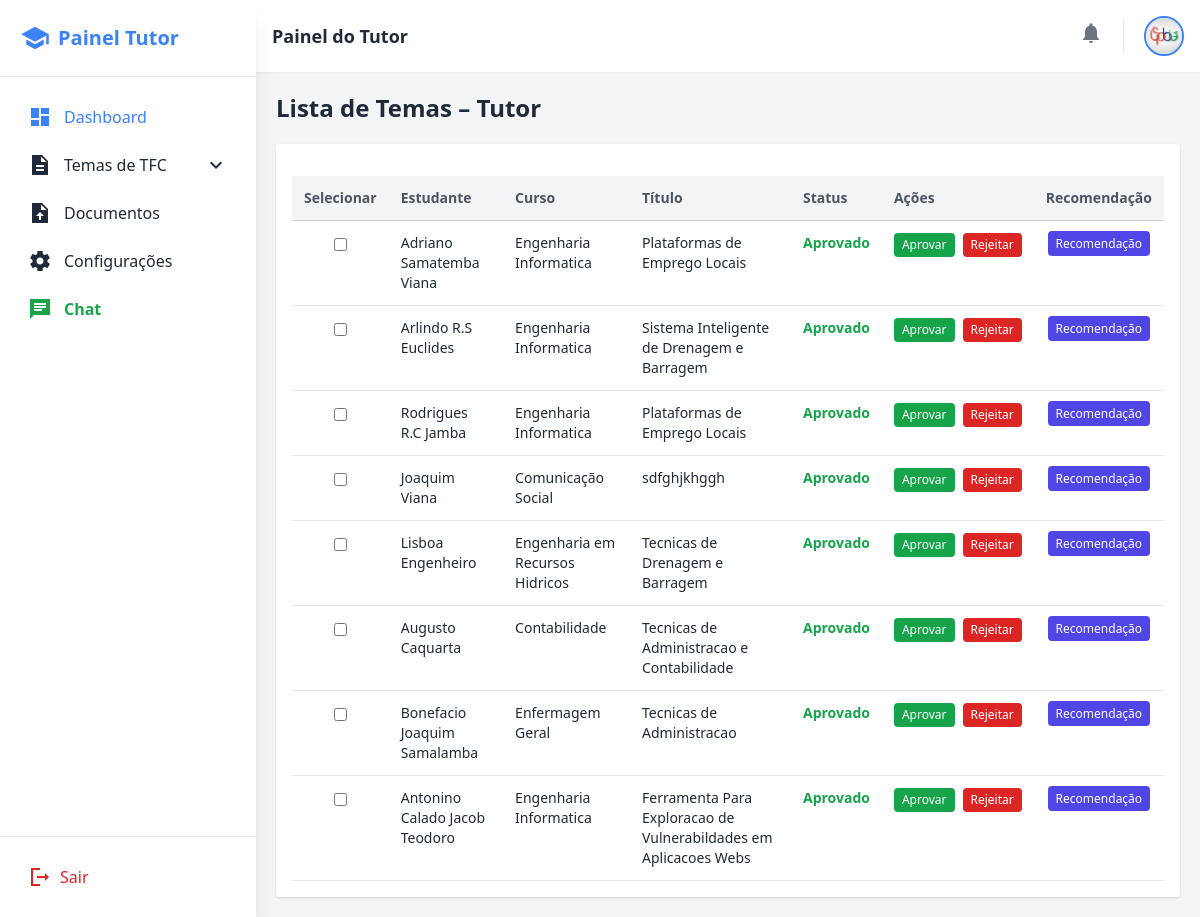
Page /dashboard_tutor/ (signed in) on the committed database.
### Coordenacao/models.py (models this page shows, shortened)
class Tema(models.Model):
    STATUS_TUTOR = (
        ('pendente', 'Pendente'),
        ('aprovado', 'Aprovado pelo tutor'),
        ('rejeitado', 'Rejeitado pelo tutor'),
    )
    STATUS_COORD = (
        ('pendente', 'Pendente'),
        ('aprovado', 'Aprovado pela coordenação'),
        ('rejeitado', 'Rejeitado pela coordenação'),
    )
    STATUS_FINAL = (
        ('pendente', 'Pendente'),
        ('aprovado', 'Aprovado'),
        ('rejeitado', 'Rejeitado'),
    )
    estudante = models.ForeignKey(
        Usuario,
        on_delete=models.CASCADE,
        related_name='temas',
        limit_choices_to={'perfil': 'estudante'}
    )
    titulo = models.CharField(max_length=200)
    descricao = models.TextField()
    resumo = models.FileField(upload_to='resumos/', blank=True, null=True)
    requerimento = models.FileField(upload_to='requer/', blank=True, null=True)
    tutor_indicado = models.ForeignKey(
        Usuario,
        on_delete=models.SET_NULL,
        blank=True,
        null=True,
        related_name='temas_orientados',
        limit_choices_to={'perfil': 'tutor'}
    )
    status_tutor = models.CharField(
        max_length=15,
        choices=STATUS_TUTOR,
        default='pendente'
    )
    status_coordenacao = models.CharField(
        max_length=20,
        choices=STATUS_COORD,
        default='pendente'
    )
    status_final = models.CharField(
        max_length=15,
        choices=STATUS_FINAL,
        default='pendente'
    )
    data_envio = models.DateTimeField(auto_now_add=True)
    data_atualizacao = models.DateTimeField(auto_now=True)

class Usuario(AbstractUser):
    TIPOS_USUARIO = (
        ("cordenacao", "cordenacao"),
        ("dac", "dac"),
        ("presidente", "professores"),
        ("estudante", "estudante"),
        ("area_cientifica", "area_cientifica"),
        ("tutor", "tutor"),
    )
    ESTADO_USUARIO = (
        ("activo", "activo"),
        ("desativado", "desativado"),
    )
    username = None
    email = models.EmailField(unique=True)
    nome = models.CharField(max_length=100)
    sobrenome = models.CharField(max_length=100)
    imagem = models.ImageField(
        upload_to="usuarios/",
        null=True,
        blank=True
    )
    perfil = models.CharField(
        max_length=20,
        choices=TIPOS_USUARIO,
    )
    estado_user = models.CharField(
        max_length=20,
        choices=ESTADO_USUARIO,
        default="desativado"
    )
    curso = models.ForeignKey(
        Curso, on_delete=models.SET_NULL, null=True, blank=True
    )
    depart = models.ForeignKey(
        Departamento, on_delete=models.SET_NULL, null=True, blank=True
    )
    telefone = models.CharField(max_length=9)
    USERNAME_FIELD = "email"
    REQUIRED_FIELDS = ["nome", "sobrenome"]
    objects = UsuarioManager()

class Curso(models.Model):
    nome = models.CharField(max_length=200)
    descricao = models.CharField(max_length=500)

### Coordenacao/views.py (the view)
# urls.py: path('dashboard_tutor/',views.dashboard_tutor, name='dashboard_tutor'),
@login_required
def dashboard_tutor(request):
    if request.user.perfil != 'tutor':
        messages.error(request, "Acesso negado.")
        return redirect('login')
    temas = Tema.objects.filter(tutor_indicado=request.user).order_by('-data_envio')
    return render(request, "tutor/index.html", {
        "temas": temas
    })

### templates/tutor/index.html (shortened to what this page needs)
{% extends 'tutor/base.html' %}
{% load static %}
{% block content %}
<h2 class="text-2xl font-bold mb-5 px-4 sm:px-0 animate-fadeSlide">Lista de Temas – Tutor</h2>
<div class="bg-white shadow rounded p-4 overflow-x-auto animate-fade">
    <form method="POST" action="{% url 'alterar_status_multiplos_tutor' %}">
        <table class="hidden md:table w-full border-collapse animate-fadeSlow text-left">
            <thead>
                <tr class="bg-gray-100 border-b border-gray-300">
                    <th class="p-3 text-sm font-semibold text-gray-600">Selecionar</th>
                    <th class="p-3 text-sm font-semibold text-gray-600">Estudante</th>
                    <th class="p-3 text-sm font-semibold text-gray-600">Curso</th>
                    <th class="p-3 text-sm font-semibold text-gray-600">Título</th>
                    <th class="p-3 text-sm font-semibold text-gray-600">Status</th>
                    <th class="p-3 text-sm font-semibold text-gray-600">Ações</th>
                    <th class="p-3 text-sm font-semibold text-gray-600">Recomendação</th>
                </tr>
            </thead>
            <tbody>
                {% for tema in temas %}
                <tr class="border-b hover:bg-gray-50 transition duration-150 align-top">
                    <td class="p-3 text-center">
                        <input type="checkbox" name="temas_selecionados" value="{{ tema.id }}" class="checkbox-item">
                    </td>
                    <td class="p-3 text-sm text-gray-800">{{ tema.estudante.nome }} {{ tema.estudante.sobrenome }}</td>
                    <td class="p-3 text-sm text-gray-800">{{ tema.estudante.curso.nome|default:"—" }}</td>
                    <td class="p-3 text-sm text-gray-800">{{ tema.titulo }}</td>
                    <td class="p-3 text-sm font-semibold">
                        {% if tema.status_tutor == 'pendente' %}
                            <span class="text-yellow-600">Pendente</span>
                        {% elif tema.status_tutor == 'aprovado' %}
                            <span class="text-green-600">Aprovado</span>
                        {% elif tema.status_tutor == 'rejeitado' %}
                            <span class="text-red-600">Rejeitado</span>
                        {% endif %}
                    </td>
                    <td class="p-3 text-sm space-y-1">
                        <div class="flex gap-2">
                            <a href="{% url 'alterar_status_tema_tutor' tema.id 'aprovado' %}" class="px-2 py-1 bg-green-600 text-white rounded text-xs hover:bg-green-700">Aprovar</a>
                            <a href="{% url 'alterar_status_tema_tutor' tema.id 'rejeitado' %}" class="px-2 py-1 bg-red-600 text-white rounded text-xs hover:bg-red-700">Rejeitar</a>
                        </div>
                    </td>
                    <td class="p-3 text-sm text-center">
                        <a href="{% url 'tutor_recomendacao' tema.id %}" class="px-2 py-1 bg-indigo-600 text-white rounded text-xs hover:bg-indigo-700">Recomendação</a>
                    </td>
                </tr>
                {% endfor %}
            </tbody>
        </table>
    </form>
</div>
{% endblock %}

### templates/tutor/base.html (style rules this page uses)
body { overflow: hidden; }

### templates/tutor/index.html (style rules this page uses)
.animate-fade { animation: fadeIn .6s ease-out; }
.animate-fadeSlow { animation: fadeIn 1s ease-out; }
.animate-fadeSlide { animation: fadeIn .4s ease-out, slideUp .4s ease-out; }

### rows in the picture
Tema: estudante.nome "Adriano", estudante.sobrenome "Samatemba Viana", estudante.curso.nome "Engenharia Informatica", titulo "Plataformas de Emprego Locais", status_tutor "Aprovado"
Tema: estudante.nome "Arlindo", estudante.sobrenome "R.S Euclides", estudante.curso.nome "Engenharia Informatica", titulo "Sistema Inteligente de Drenagem e Barragem", status_tutor "Aprovado"
Tema: estudante.nome "Rodrigues", estudante.sobrenome "R.C Jamba", estudante.curso.nome "Engenharia Informatica", titulo "Plataformas de Emprego Locais", status_tutor "Aprovado"
Tema: estudante.nome "Joaquim", estudante.sobrenome "Viana", estudante.curso.nome "Comunicação Social", titulo "sdfghjkhggh", status_tutor "Aprovado"
Tema: estudante.nome "Lisboa", estudante.sobrenome "Engenheiro", estudante.curso.nome "Engenharia em Recursos Hidricos", titulo "Tecnicas de Drenagem e Barragem", status_tutor "Aprovado"
Tema: estudante.nome "Augusto", estudante.sobrenome "Caquarta", estudante.curso.nome "Contabilidade", titulo "Tecnicas de Administracao e Contabilidade", status_tutor "Aprovado"
Tema: estudante.nome "Bonefacio", estudante.sobrenome "Joaquim Samalamba", estudante.curso.nome "Enfermagem Geral", titulo "Tecnicas de Administracao", status_tutor "Aprovado"
Tema: estudante.nome "Antonino", estudante.sobrenome "Calado Jacob Teodoro", estudante.curso.nome "Engenharia Informatica", titulo "Ferramenta Para Exploracao de Vulnerabildades em Aplicacoes Webs", status_tutor "Aprovado"
